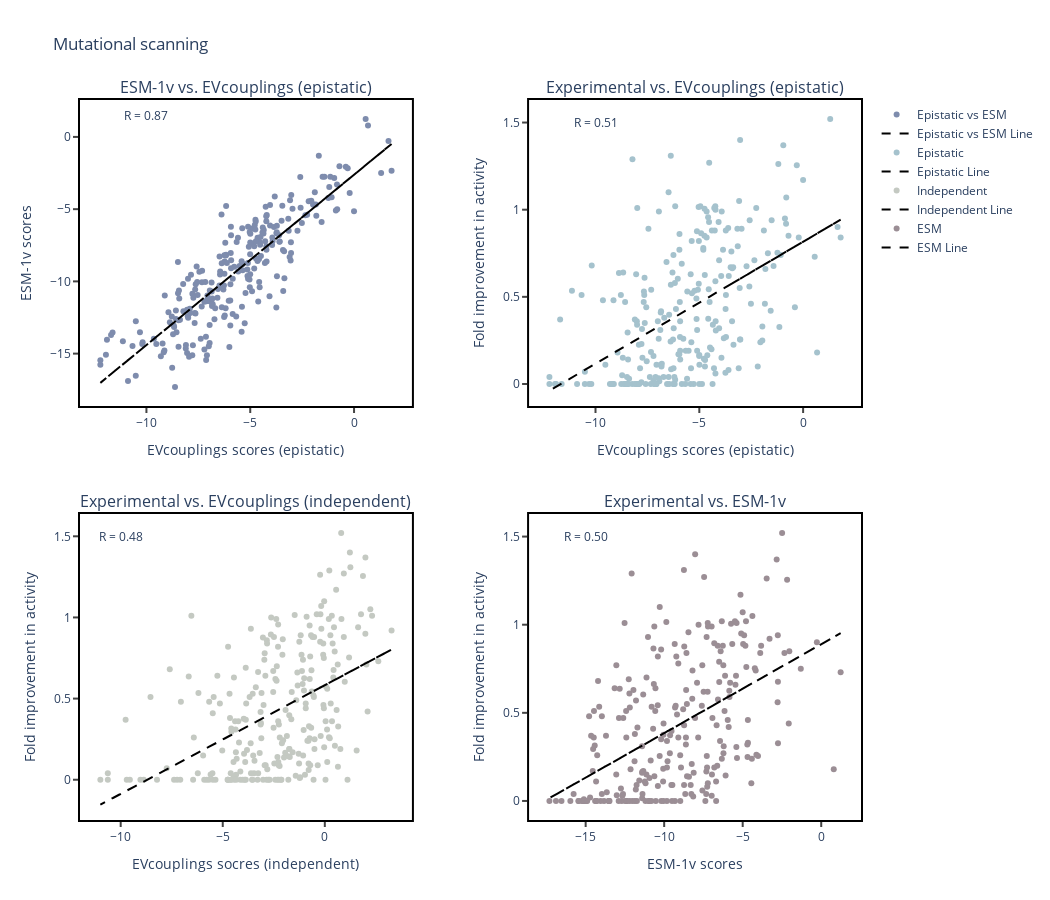

Notebook cell for this chart:
### Markdown cell above
#### Correlation between two models and models and screening data

### Code cell
import pandas as pd
import numpy as np
import re
import plotly.graph_objects as go
from plotly.subplots import make_subplots
from scipy import stats
from scipy.stats import pearsonr

def extract_position(s):
    # Extract the numeric part of the string (position)
    match = re.search(r'\d+', s)
    if match:
        return int(match.group())  # Return the numeric part as an integer
    return np.nan  # If no number is found, return NaN

def increment_number_in_string(s):
    # Find the number using regex
    match = re.search(r'\d+', s)
    if match:
        # Increment the number by 1
        number = str(int(match.group()) + 1)
        # Replace the original number with the new number
        s = s.replace(match.group(), number)
    return s

# Model files
EV_file = "P450_D12_T86L_b0.7_single_mutant_matrix.csv"
ESM_file = "P450_D12_T86L_wholelength_labeled.csv"

# Read EVcouplings data
EV_df = pd.read_csv(EV_file)
epistatic = dict(zip(EV_df['mutant'].tolist(), EV_df['prediction_epistatic'].tolist())) 
independent = dict(zip(EV_df['mutant'].tolist(), EV_df['prediction_independent'].tolist())) 

# Read ESM-1v data
ESM_df = pd.read_csv(ESM_file)
ESM_df = ESM_df.drop(ESM_df.columns[[0, 1]], axis=1)

# Calculate the mean of columns 2 through 6 and store it in a new column 'average'
ESM_df['effect'] = ESM_df.iloc[:, 2:7].mean(axis=1)
    
# Apply the function to the 'mutation' column
ESM_df['mutant'] = ESM_df['mutant'].apply(increment_number_in_string)
    
# Get the prediction from ESM-1v
effect = dict(zip(ESM_df['mutant'].tolist(), ESM_df['effect'].tolist())) 

# Organize data
labels = []
exp_results = []
EV_epistatic = []
EV_independent = []
ESM = []
for key in seq_to_fitness.keys():
    if key != "#PARENT#":
        labels.append(key)
        exp_results.append(np.mean(seq_to_fitness[key]))
        EV_epistatic.append(epistatic[key])
        EV_independent.append(independent[key])
        ESM.append(effect[key])

# Perform linear regression
slope_epi, intercept_epi, r_value_epi, _, _ = stats.linregress(EV_epistatic, exp_results)
slope_inde, intercept_inde, r_value_inde, _, _ = stats.linregress(EV_independent, exp_results)
slope_ESM, intercept_ESM, r_value_ESM, _, _ = stats.linregress(ESM, exp_results)
slope_epi_ESM, intercept_epi_ESM, r_value_epi_ESM, _, _ = stats.linregress(EV_epistatic, ESM)

# Create a subplot with 2 rows and 2 columns
fig = make_subplots(rows=2, cols=2, subplot_titles=("ESM-1v vs. EVcouplings (epistatic)", 
                                                    "Experimental vs. EVcouplings (epistatic)", 
                                                    "Experimental vs. EVcouplings (independent)", 
                                                    "Experimental vs. ESM-1v"),
                    horizontal_spacing=0.15, vertical_spacing=0.15)

# (1, 1) Add scatter plot for correlation between EV Epistatic and ESM
fig.add_trace(go.Scatter(x=EV_epistatic, y=ESM, mode='markers', text=labels, name='Epistatic vs ESM', marker_color='rgb(126, 140, 173)'),
                row=1, col=1)

# Add line plot for correlation between EV Epistatic and ESM
fig.add_trace(go.Scatter(x=EV_epistatic, y=[slope_epi_ESM*x+intercept_epi_ESM for x in EV_epistatic], mode='lines', name='Epistatic vs ESM Line', line=dict(color='black', dash='dash')),
                row=1, col=1)

# (1, 2) Add scatter plot for Experimental vs Epistatic
fig.add_trace(go.Scatter(x=EV_epistatic, y=exp_results, mode='markers', text=labels, name='Epistatic', marker_color='rgb(165, 194, 205)'),
                row=1, col=2)

# Add line plot for Epistatic
fig.add_trace(go.Scatter(x=EV_epistatic, y=[slope_epi*x+intercept_epi for x in EV_epistatic], mode='lines', name='Epistatic Line', line=dict(color='black', dash='dash')),
                row=1, col=2)

# (2, 1) Add scatter plot for Experimental vs Independent
fig.add_trace(go.Scatter(x=EV_independent, y=exp_results, mode='markers', text=labels, name='Independent', marker_color='rgb(196, 201, 194)'),
                row=2, col=1)

# Add line plot for Independent
fig.add_trace(go.Scatter(x=EV_independent, y=[slope_inde*x+intercept_inde for x in EV_independent], mode='lines', name='Independent Line', line=dict(color='black', dash='dash')),
                row=2, col=1)

# (2, 2) Add scatter plot for Experimental vs ESM
fig.add_trace(go.Scatter(x=ESM, y=exp_results, mode='markers', text=labels, name='ESM', marker_color='rgb(155, 142, 149)'),
                row=2, col=2)

# Add line plot for ESM
fig.add_trace(go.Scatter(x=ESM, y=[slope_ESM*x+intercept_ESM for x in ESM], mode='lines', name='ESM Line', line=dict(color='black', dash='dash')),
                row=2, col=2)

# Update x-axis and y-axis properties
fig.update_xaxes(title_text="EVcouplings scores (epistatic)", row=1, col=1, showgrid=True, ticks="outside", tickwidth=2, ticklen=5)
fig.update_yaxes(title_text="ESM-1v scores", row=1, col=1, showgrid=True, ticks="outside", tickwidth=2, ticklen=5)
fig.update_xaxes(title_text="EVcouplings scores (epistatic)", row=1, col=2, showgrid=True, ticks="outside", tickwidth=2, ticklen=5)
fig.update_yaxes(title_text="Fold improvement in activity", row=1, col=2, showgrid=True, ticks="outside", tickwidth=2, ticklen=5)
fig.update_xaxes(title_text="EVcouplings socres (independent)", row=2, col=1, showgrid=True, ticks="outside", tickwidth=2, ticklen=5)
fig.update_yaxes(title_text="Fold improvement in activity", row=2, col=1, showgrid=True, ticks="outside", tickwidth=2, ticklen=5)
fig.update_xaxes(title_text="ESM-1v scores", row=2, col=2, showgrid=True, ticks="outside", tickwidth=2, ticklen=5)
fig.update_yaxes(title_text="Fold improvement in activity", row=2, col=2, showgrid=True, ticks="outside", tickwidth=2, ticklen=5)
    
fig.update_layout(
    plot_bgcolor='white',
    xaxis1=dict(
        linecolor='black',
        linewidth=2,
        mirror=True
    ),
    yaxis1=dict(
        linecolor='black',
        linewidth=2,
        mirror=True
    ),
    xaxis2=dict(
        linecolor='black',
        linewidth=2,
        mirror=True
    ),
    yaxis2=dict(
        linecolor='black',
        linewidth=2,
        mirror=True
    ),
    xaxis3=dict(
        linecolor='black',
        linewidth=2,
        mirror=True
    ),
    yaxis3=dict(
        linecolor='black',
        linewidth=2,
        mirror=True
    ),
    xaxis4=dict(
        linecolor='black',
        linewidth=2,
        mirror=True
    ),
    yaxis4=dict(
        linecolor='black',
        linewidth=2,
        mirror=True
    ),
    autosize=False,
    width=1050,
    height=900,
    title_text="Mutational scanning",
)

# Add annotations for R values in the top-left corner of each subplot
fig.add_annotation(xref="x1", yref="y1", x=-10, y=1.5, text=f"R = {r_value_epi_ESM:.2f}", showarrow=False, font=dict(size=12), row=1, col=1)
fig.add_annotation(xref="x2", yref="y2", x=-10, y=1.5, text=f"R = {r_value_epi:.2f}", showarrow=False, font=dict(size=12), row=1, col=2)
fig.add_annotation(xref="x3", yref="y3", x=-10, y=1.5, text=f"R = {r_value_inde:.2f}", showarrow=False, font=dict(size=12), row=2, col=1)
fig.add_annotation(xref="x4", yref="y4", x=-15, y=1.5, text=f"R = {r_value_ESM:.2f}", showarrow=False, font=dict(size=12), row=2, col=2)

fig.show()

# Print correlation values
print('R for Epistatic vs Experimental:', r_value_epi)
print('R for Independent vs Experimental:', r_value_inde)
print('R for ESM vs Experimental:', r_value_ESM)
print('R for Epistatic vs ESM:', r_value_epi_ESM)

### Figure 1 — Plotly figure (JSON) as saved in the notebook; plotly's stock layout.template omitted (floating-point values rounded to 4 significant figures; data arrays with more than 128 entries replaced by an {"elided": "..."} marker saying what was removed)
{"data": [{"marker": {"color": "rgb(126, 140, 173)"}, "mode": "markers", "name": "Epistatic vs ESM", "text": {"elided": "253 str values"}, "type": "scatter", "x": {"elided": "253 float values"}, "xaxis": "x", "y": {"elided": "253 float values"}, "yaxis": "y"}, {"line": {"color": "black", "dash": "dash"}, "mode": "lines", "name": "Epistatic vs ESM Line", "type": "scatter", "x": {"elided": "253 float values"}, "xaxis": "x", "y": {"elided": "253 float values"}, "yaxis": "y"}, {"marker": {"color": "rgb(165, 194, 205)"}, "mode": "markers", "name": "Epistatic", "text": {"elided": "253 str values"}, "type": "scatter", "x": {"elided": "253 float values"}, "xaxis": "x2", "y": {"elided": "253 float values"}, "yaxis": "y2"}, {"line": {"color": "black", "dash": "dash"}, "mode": "lines", "name": "Epistatic Line", "type": "scatter", "x": {"elided": "253 float values"}, "xaxis": "x2", "y": {"elided": "253 float values"}, "yaxis": "y2"}, {"marker": {"color": "rgb(196, 201, 194)"}, "mode": "markers", "name": "Independent", "text": {"elided": "253 str values"}, "type": "scatter", "x": {"elided": "253 float values"}, "xaxis": "x3", "y": {"elided": "253 float values"}, "yaxis": "y3"}, {"line": {"color": "black", "dash": "dash"}, "mode": "lines", "name": "Independent Line", "type": "scatter", "x": {"elided": "253 float values"}, "xaxis": "x3", "y": {"elided": "253 float values"}, "yaxis": "y3"}, {"marker": {"color": "rgb(155, 142, 149)"}, "mode": "markers", "name": "ESM", "text": {"elided": "253 str values"}, "type": "scatter", "x": {"elided": "253 float values"}, "xaxis": "x4", "y": {"elided": "253 float values"}, "yaxis": "y4"}, {"line": {"color": "black", "dash": "dash"}, "mode": "lines", "name": "ESM Line", "type": "scatter", "x": {"elided": "253 float values"}, "xaxis": "x4", "y": {"elided": "253 float values"}, "yaxis": "y4"}], "layout": {"annotations": [{"font": {"size": 16}, "showarrow": false, "text": "ESM-1v vs. EVcouplings (epistatic)", "x": 0.2125, "xanchor": "center", "xref": "paper", "y": 1, "yanchor": "bottom", "yref": "paper"}, {"font": {"size": 16}, "showarrow": false, "text": "Experimental vs. EVcouplings (epistatic)", "x": 0.7875, "xanchor": "center", "xref": "paper", "y": 1, "yanchor": "bottom", "yref": "paper"}, {"font": {"size": 16}, "showarrow": false, "text": "Experimental vs. EVcouplings (independent)", "x": 0.2125, "xanchor": "center", "xref": "paper", "y": 0.425, "yanchor": "bottom", "yref": "paper"}, {"font": {"size": 16}, "showarrow": false, "text": "Experimental vs. ESM-1v", "x": 0.7875, "xanchor": "center", "xref": "paper", "y": 0.425, "yanchor": "bottom", "yref": "paper"}, {"font": {"size": 12}, "showarrow": false, "text": "R = 0.87", "x": -10, "xref": "x", "y": 1.5, "yref": "y"}, {"font": {"size": 12}, "showarrow": false, "text": "R = 0.51", "x": -10, "xref": "x2", "y": 1.5, "yref": "y2"}, {"font": {"size": 12}, "showarrow": false, "text": "R = 0.48", "x": -10, "xref": "x3", "y": 1.5, "yref": "y3"}, {"font": {"size": 12}, "showarrow": false, "text": "R = 0.50", "x": -15, "xref": "x4", "y": 1.5, "yref": "y4"}], "autosize": false, "height": 900, "plot_bgcolor": "white", "title": {"text": "Mutational scanning"}, "width": 1050, "xaxis": {"anchor": "y", "domain": [0, 0.425], "linecolor": "black", "linewidth": 2, "mirror": true, "showgrid": true, "ticklen": 5, "ticks": "outside", "tickwidth": 2, "title": {"text": "EVcouplings scores (epistatic)"}}, "xaxis2": {"anchor": "y2", "domain": [0.575, 1], "linecolor": "black", "linewidth": 2, "mirror": true, "showgrid": true, "ticklen": 5, "ticks": "outside", "tickwidth": 2, "title": {"text": "EVcouplings scores (epistatic)"}}, "xaxis3": {"anchor": "y3", "domain": [0, 0.425], "linecolor": "black", "linewidth": 2, "mirror": true, "showgrid": true, "ticklen": 5, "ticks": "outside", "tickwidth": 2, "title": {"text": "EVcouplings socres (independent)"}}, "xaxis4": {"anchor": "y4", "domain": [0.575, 1], "linecolor": "black", "linewidth": 2, "mirror": true, "showgrid": true, "ticklen": 5, "ticks": "outside", "tickwidth": 2, "title": {"text": "ESM-1v scores"}}, "yaxis": {"anchor": "x", "domain": [0.575, 1], "linecolor": "black", "linewidth": 2, "mirror": true, "showgrid": true, "ticklen": 5, "ticks": "outside", "tickwidth": 2, "title": {"text": "ESM-1v scores"}}, "yaxis2": {"anchor": "x2", "domain": [0.575, 1], "linecolor": "black", "linewidth": 2, "mirror": true, "showgrid": true, "ticklen": 5, "ticks": "outside", "tickwidth": 2, "title": {"text": "Fold improvement in activity"}}, "yaxis3": {"anchor": "x3", "domain": [0, 0.425], "linecolor": "black", "linewidth": 2, "mirror": true, "showgrid": true, "ticklen": 5, "ticks": "outside", "tickwidth": 2, "title": {"text": "Fold improvement in activity"}}, "yaxis4": {"anchor": "x4", "domain": [0, 0.425], "linecolor": "black", "linewidth": 2, "mirror": true, "showgrid": true, "ticklen": 5, "ticks": "outside", "tickwidth": 2, "title": {"text": "Fold improvement in activity"}}}}
